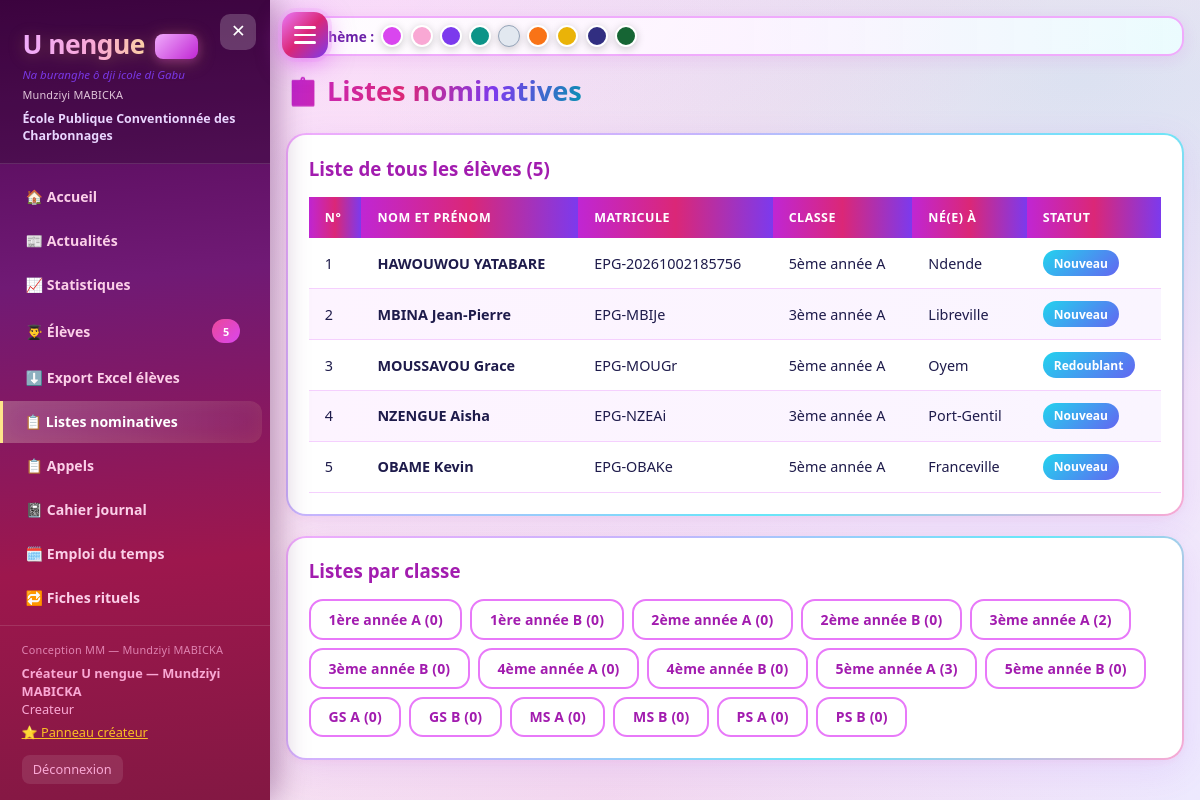
Page /listes (signed in) on the committed database.
### app.py (models this page shows)
class SchoolSettings(db.Model):
    id = db.Column(db.Integer, primary_key=True)
    tenant_id = db.Column(db.Integer, db.ForeignKey('tenant.id'), nullable=True, index=True)
    school_name = db.Column(db.String(200), default='École Primaire')
    address = db.Column(db.String(300), default='')
    phone = db.Column(db.String(50), default='')
    email = db.Column(db.String(120), default='')
    province = db.Column(db.String(100), default='')
    circonscription = db.Column(db.String(100), default='')
    director_name = db.Column(db.String(120), default='')
    annee_scolaire = db.Column(db.String(20), default='2025-2026')
    sms_enabled = db.Column(db.Boolean, default=False)
    sms_provider = db.Column(db.String(50), default='twilio')  # twilio / manuel
    sms_account_sid = db.Column(db.String(120), default='')
    sms_auth_token = db.Column(db.String(120), default='')
    sms_from_number = db.Column(db.String(30), default='')
    smtp_enabled = db.Column(db.Boolean, default=False)
    smtp_host = db.Column(db.String(120), default='smtp.gmail.com')
    smtp_port = db.Column(db.Integer, default=587)
    smtp_user = db.Column(db.String(120), default='')
    smtp_password = db.Column(db.String(200), default='')
    smtp_from = db.Column(db.String(120), default='')
    smtp_use_tls = db.Column(db.Boolean, default=True)
    logo_path = db.Column(db.String(300), default='')
    logo2_path = db.Column(db.String(300), default='')
    logo3_path = db.Column(db.String(300), default='')
    logo4_path = db.Column(db.String(300), default='')

class Student(db.Model):
    id = db.Column(db.Integer, primary_key=True)
    tenant_id = db.Column(db.Integer, db.ForeignKey('tenant.id'), nullable=True, index=True)
    matricule = db.Column(db.String(50), unique=True)
    last_name = db.Column(db.String(80), nullable=False)
    first_name = db.Column(db.String(80), nullable=False)
    birth_date = db.Column(db.Date)
    birth_place = db.Column(db.String(150))  # Lieu de naissance
    gender = db.Column(db.String(10))
    class_id = db.Column(db.Integer, db.ForeignKey('class_room.id'))
    parent_name = db.Column(db.String(120))
    parent_phone = db.Column(db.String(50))
    parent_relation = db.Column(db.String(30), default='Père')
    address = db.Column(db.String(200))
    photo_path = db.Column(db.String(300))
    status = db.Column(db.String(20), default='Nouveau')  # Nouveau / Redoublant
    nationality = db.Column(db.String(50), default='Gabonaise')
    provenance = db.Column(db.String(50), default='meme_ecole')
    parent_pin = db.Column(db.String(20), default='')  # code espace parents
    is_handicapped = db.Column(db.Boolean, default=False)
    is_primal = db.Column(db.Boolean, default=False)  # Primaux arrivés
    cep_selected = db.Column(db.Boolean, default=False)
    cep_admis = db.Column(db.Boolean, default=False)
    annee_inscription = db.Column(db.String(20), default='2025-2026')
    created_at = db.Column(db.DateTime, default=datetime.utcnow)
    @property
    def full_name(self):
        return f"{self.last_name} {self.first_name}"

class ClassRoom(db.Model):
    id = db.Column(db.Integer, primary_key=True)
    tenant_id = db.Column(db.Integer, db.ForeignKey('tenant.id'), nullable=True, index=True)
    name = db.Column(db.String(80), nullable=False)
    level = db.Column(db.String(30))  # 1ère année ... 5ème année
    teacher = db.Column(db.String(120))
    students = db.relationship('Student', backref='classroom', lazy=True)

### app.py (the view)
@app.route('/listes')
@login_required
def listes():
    tc = teacher_class_filter()
    if tc:
        classes = scoped_query(ClassRoom).filter_by(id=tc).all()
        all_students = scoped_query(Student).filter_by(class_id=tc).order_by(Student.last_name).all()
    else:
        classes = scoped_query(ClassRoom).order_by(ClassRoom.level, ClassRoom.name).all()
        all_students = scoped_query(Student).order_by(Student.last_name).all()
    return render_template('listes.html', classes=classes, all_students=all_students)

### app.py (called while the page is built, shortened)
def login_required(f):
    @wraps(f)
    def decorated(*args, **kwargs):
        if 'user_id' not in session:
            flash('Veuillez vous connecter.', 'warning')
            return redirect(url_for('login'))
        return f(*args, **kwargs)
    return decorated

def scoped_query(model):
    q = model.query
    if not hasattr(model, 'tenant_id'):
        return q
    if session.get('is_creator') and not session.get('view_tenant_id'):
        return q  # créateur voit tout
    tid = current_tenant_id()
    if tid is None:
        return q.filter(model.tenant_id == -1)  # rien
    return q.filter(model.tenant_id == tid)

def teacher_class_filter():
    if session.get('role') == 'Enseignant':
        return session.get('class_id')
    return None

@app.before_request
def before_request_migrate():
    global _schema_ready

@app.context_processor
def inject_globals():
    try:
        settings = scoped_query(SchoolSettings).first()
        students_count = scoped_query(Student).count()
    except Exception:
        settings = None
        students_count = 0
    return dict(settings=settings, students_count=students_count,
                mastery_class=mastery_class, COMPETENCES=COMPETENCES,
                NIVEAUX=NIVEAUX, PALIERS=PALIERS,
                theme=session.get('theme', 'fuchsia'))

### templates/listes.html (shortened to what this page needs)
{% extends "base.html" %}
{% block content %}
<div class="page-header">
    <h2>📋 Listes nominatives</h2>
</div>
<div class="card" style="margin-bottom:1.25rem">
    <h3 style="color:#a21caf;margin-bottom:1rem">Liste de tous les élèves ({{ all_students|length }})</h3>
    <div class="table-wrap">
        <table>
            <thead><tr><th>N°</th><th>Nom et Prénom</th><th>Matricule</th><th>Classe</th><th>Né(e) à</th><th>Statut</th>
            </tr></thead>
            <tbody>
            {% for s in all_students %}
            <tr>
                <td>{{ loop.index }}</td>
                <td><strong>{{ s.full_name }}</strong></td>
                <td>{{ s.matricule or '—' }}</td>
                <td>{{ s.classroom.name if s.classroom else '—' }}</td>
                <td>{{ s.birth_place or '—' }}</td>
                <td><span class="badge badge-info">{{ s.status }}</span></td>
            </tr>
            {% endfor %}
            </tbody>
        </table>
    </div>
</div>
<div class="card">
    <h3 style="color:#a21caf;margin-bottom:1rem">Listes par classe</h3>
    <div style="display:flex;flex-wrap:wrap;gap:0.5rem">
    {% for c in classes %}
    <a href="{{ url_for('liste_classe', id=c.id) }}" class="btn btn-outline">{{ c.name }} ({{ c.students|length }})</a>
    {% endfor %}
    </div>
</div>
{% endblock %}

### templates/base.html (shortened to what this page needs)
<!DOCTYPE html>
<html lang="fr" data-theme="{{ theme|default("fuchsia") }}">
<head>
    <link rel="stylesheet" href="{{ url_for('static', filename='css/style.css') }}">
</head>
<body>
    <button type="button" class="menu-fab" id="menuToggle" aria-label="Menu">
        <span></span><span></span><span></span>
    </button>
    <aside class="sidebar" id="sidebar">
        <div class="sidebar-header">
            <button type="button" class="menu-close" id="menuClose" aria-label="Fermer">✕</button>
            <h1>U nengue <span class="mm-badge">MM</span></h1>
            <div class="subtitle">Na buranghe ô dji icole di Gabu</div>
            <div class="mm-credit" style="opacity:0.85;margin-top:0.25rem">Mundziyi MABICKA</div>
            <div class="school-name">{{ settings.school_name if settings else 'École Primaire' }}</div>
        </div>
        <nav class="sidebar-nav">
            <a href="{{ url_for('dashboard') }}" class="nav-item {% if request.endpoint == 'dashboard' %}active{% endif %}">🏠 Accueil</a>
            <a href="{{ url_for('actualites') }}" class="nav-item {% if request.endpoint and 'actualite' in request.endpoint %}active{% endif %}">📰 Actualités</a>
            <a href="{{ url_for('statistiques') }}" class="nav-item {% if request.endpoint and 'statistique' in request.endpoint %}active{% endif %}">📈 Statistiques</a>
            <a href="{{ url_for('eleves') }}" class="nav-item {% if 'eleve' in (request.endpoint or '') %}active{% endif %}">👨‍🎓 Élèves <span class="badge">{{ students_count }}</span></a>
            <a href="{{ url_for('export_eleves_xlsx') }}" class="nav-item">⬇️ Export Excel élèves</a>
            <a href="{{ url_for('listes') }}" class="nav-item {% if 'liste' in (request.endpoint or '') %}active{% endif %}">📋 Listes nominatives</a>
            <a href="{{ url_for('appels') }}" class="nav-item {% if request.endpoint and 'appel' in request.endpoint %}active{% endif %}">📋 Appels</a>
            <a href="{{ url_for('cahier_journal') }}" class="nav-item {% if request.endpoint and 'cahier' in request.endpoint %}active{% endif %}">📓 Cahier journal</a>
            <a href="{{ url_for('emploi_du_temps') }}" class="nav-item {% if request.endpoint and 'emploi' in (request.endpoint or '') %}active{% endif %}">🗓️ Emploi du temps</a>
            <a href="{{ url_for('fiches_rituels') }}" class="nav-item {% if request.endpoint and 'rituel' in (request.endpoint or '') %}active{% endif %}">🔁 Fiches rituels</a>
            <a href="{{ url_for('fiches_preparation') }}" class="nav-item {% if request.endpoint and 'preparation' in (request.endpoint or '') %}active{% endif %}">📝 Préparations</a>
        </nav>
        <div class="sidebar-footer">
            <div class="mm-credit">Conception MM — Mundziyi MABICKA</div>
            <div><strong>{{ session.get('full_name', '') }}</strong></div>
            <div>{{ session.get('role', '') }}</div>
            {% if session.get('is_creator') %}
            <a href="{{ url_for('createur_panel_alias') }}" class="creator-link" style="color:#fbbf24;display:block;margin:0.35rem 0">⭐ Panneau créateur</a>
            {% endif %}
            <a href="{{ url_for('logout') }}" class="sidebar-logout">Déconnexion</a>
        </div>
    </aside>
    <main class="main" id="mainContent">
        <div class="theme-bar-top">
            <span>🎨 Thème :</span>
            <a href="{{ url_for('set_theme', name='fuchsia') }}" class="theme-dot" style="background:#d946ef" title="Fuchsia"></a>
            <a href="{{ url_for('set_theme', name='maternelle-pastel') }}" class="theme-dot" style="background:#f9a8d4" title="Maternelle"></a>
            <a href="{{ url_for('set_theme', name='mauve-spatial') }}" class="theme-dot" style="background:#7c3aed" title="Mauve"></a>
            <a href="{{ url_for('set_theme', name='emeraude-mer') }}" class="theme-dot" style="background:#0d9488" title="Émeraude"></a>
            <a href="{{ url_for('set_theme', name='cristal-miranda') }}" class="theme-dot" style="background:#e2e8f0;border:1px solid #94a3b8" title="Cristal"></a>
            <a href="{{ url_for('set_theme', name='orange-vert') }}" class="theme-dot" style="background:#f97316" title="Orange"></a>
            <a href="{{ url_for('set_theme', name='soleil-or') }}" class="theme-dot" style="background:#eab308" title="Soleil"></a>
            <a href="{{ url_for('set_theme', name='nuit-indigo') }}" class="theme-dot" style="background:#312e81" title="Indigo"></a>
            <a href="{{ url_for('set_theme', name='foret-okoume') }}" class="theme-dot" style="background:#166534" title="Forêt"></a>
        </div>
        <div class="page-body">
            {% block content %}{% endblock %}
        </div>
    </main>
</body>
</html>

### rows in the picture
SchoolSettings: school_name "École Publique Conventionnée des Charbonnages"
Student: full_name "HAWOUWOU YATABARE", matricule "EPG-20261002185756", classroom "5ème année A", birth_place "Ndende", status "Nouveau"
Student: full_name "MBINA Jean-Pierre", matricule "EPG-MBIJe", classroom "3ème année A", birth_place "Libreville", status "Nouveau"
Student: full_name "MOUSSAVOU Grace", matricule "EPG-MOUGr", classroom "5ème année A", birth_place "Oyem", status "Redoublant"
Student: full_name "NZENGUE Aisha", matricule "EPG-NZEAi", classroom "3ème année A", birth_place "Port-Gentil", status "Nouveau"
Student: full_name "OBAME Kevin", matricule "EPG-OBAKe", classroom "5ème année A", birth_place "Franceville", status "Nouveau"
ClassRoom: name "1ère année A", students|length "0"
ClassRoom: name "1ère année B", students|length "0"
ClassRoom: name "2ème année A", students|length "0"
ClassRoom: name "2ème année B", students|length "0"
ClassRoom: name "3ème année A", students|length "2"
ClassRoom: name "3ème année B", students|length "0"
ClassRoom: name "4ème année A", students|length "0"
ClassRoom: name "4ème année B", students|length "0"
ClassRoom: name "5ème année A", students|length "3"
ClassRoom: name "5ème année B", students|length "0"
ClassRoom: name "GS A", students|length "0"
ClassRoom: name "GS B", students|length "0"
ClassRoom: name "MS A", students|length "0"
ClassRoom: name "MS B", students|length "0"
ClassRoom: name "PS A", students|length "0"
ClassRoom: name "PS B", students|length "0"

### other values in the picture
{{ students_count }} "5"
{{ session.get('full_name', '') }} "Créateur U nengue — Mundziyi MABICKA"
{{ session.get('role', '') }} "Createur"
{{ all_students|length }} "5"
